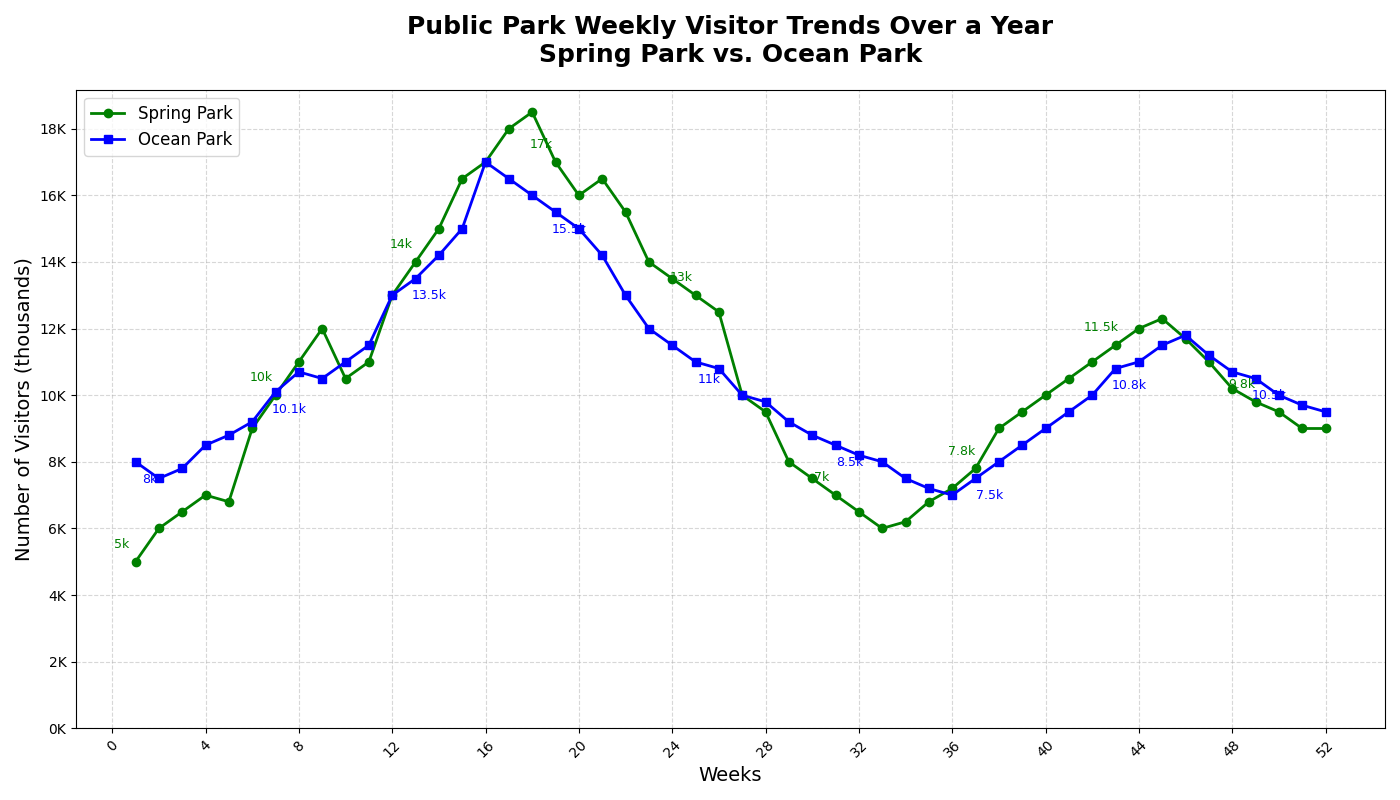

Generate this figure with Python:
import matplotlib.pyplot as plt
import numpy as np

# Backstory: Monitoring the weekly activity levels in a fictional city's public parks over a year.
# Topic: The trends of weekly visitor counts in Spring Park and Ocean Park.

# Define weeks from weeks 1 to 52 (one year)
weeks = np.arange(1, 53)

# Artificial data representing the weekly visitor counts (in thousands) for both parks
spring_park_visitors = [
    5, 6, 6.5, 7, 6.8, 9, 10, 11, 12, 10.5, 11, 13, 14, 15, 16.5,
    17, 18, 18.5, 17, 16, 16.5, 15.5, 14, 13.5, 13, 12.5, 10, 9.5,
    8, 7.5, 7, 6.5, 6, 6.2, 6.8, 7.2, 7.8, 9, 9.5, 10, 10.5, 11,
    11.5, 12, 12.3, 11.7, 11, 10.2, 9.8, 9.5, 9, 9
]

ocean_park_visitors = [
    8, 7.5, 7.8, 8.5, 8.8, 9.2, 10.1, 10.7, 10.5, 11, 11.5, 13, 13.5,
    14.2, 15, 17, 16.5, 16, 15.5, 15, 14.2, 13, 12, 11.5, 11, 10.8,
    10, 9.8, 9.2, 8.8, 8.5, 8.2, 8, 7.5, 7.2, 7, 7.5, 8, 8.5, 9,
    9.5, 10, 10.8, 11, 11.5, 11.8, 11.2, 10.7, 10.5, 10, 9.7, 9.5
]

# Set up the figure and axis
fig, ax = plt.subplots(figsize=(14, 8))

# Plot the visitor data for Spring Park and Ocean Park
ax.plot(weeks, spring_park_visitors, marker='o', color='green', label='Spring Park', linewidth=2)
ax.plot(weeks, ocean_park_visitors, marker='s', color='blue', label='Ocean Park', linewidth=2)

# Adding titles and labels
ax.set_title('Public Park Weekly Visitor Trends Over a Year\nSpring Park vs. Ocean Park', fontsize=18, fontweight='bold', pad=20)
ax.set_xlabel('Weeks', fontsize=14)
ax.set_ylabel('Number of Visitors (thousands)', fontsize=14)

# Annotate specific weeks where visitor counts are significant (every 6 weeks as an example)
for i in range(0, len(weeks), 6):
    ax.annotate(f'{spring_park_visitors[i]}k', (weeks[i], spring_park_visitors[i]), textcoords="offset points", xytext=(-10,10), ha='center', fontsize=9, color='green')
    ax.annotate(f'{ocean_park_visitors[i]}k', (weeks[i], ocean_park_visitors[i]), textcoords="offset points", xytext=(10,-15), ha='center', fontsize=9, color='blue')

# Customize x-ticks and y-ticks
ax.set_xticks(np.arange(0, 53, 4))
ax.set_xticklabels(np.arange(0, 53, 4), rotation=45)
ax.set_yticks(np.arange(0, 20, 2))
ax.set_yticklabels([f'{i}K' for i in range(0, 20, 2)])

# Add grid for better readability
ax.grid(True, linestyle='--', alpha=0.5)

# Show legend
ax.legend(loc='upper left', fontsize=12)

# Automatically adjust layout
plt.tight_layout()

# Display the plot
plt.show()
